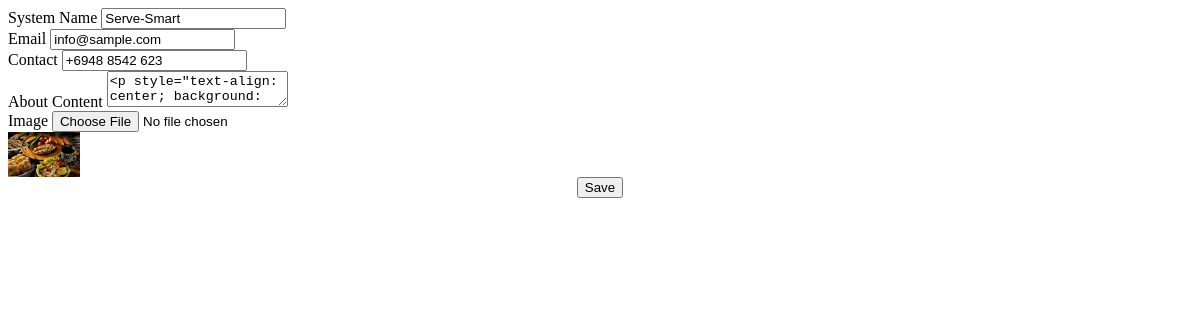
The page /admin/site_settings.php on the database as committed earlier.
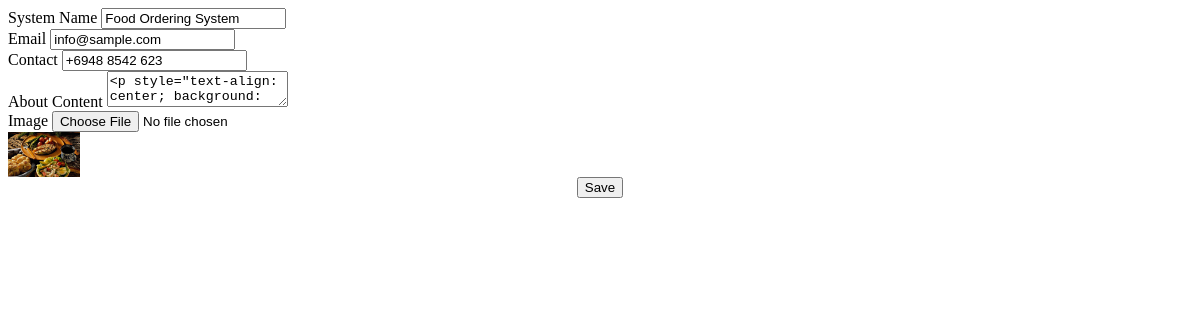
The same page on the database as committed later.
### tables this page shows
CREATE TABLE `system_settings` (
  `id` int(30) NOT NULL,
  `name` text NOT NULL,
  `email` varchar(200) NOT NULL,
  `contact` varchar(20) NOT NULL,
  `cover_img` text NOT NULL,
  `about_content` text NOT NULL
);

### admin/site_settings.php (the view, shortened to what this page needs)
<?php
include 'db_connect.php';
$qry = $conn->query("SELECT * from system_settings limit 1");
if($qry->num_rows > 0){
	foreach($qry->fetch_array() as $k => $val){
		$meta[$k] = $val;
	}
}
 ?>
<div class="container-fluid">
	<div class="card col-lg-12">
		<div class="card-body">
			<form action="" id="manage-settings">
				<div class="form-group">
					<label for="name" class="control-label">System Name</label>
					<input type="text" class="form-control" id="name" name="name" value="<?php echo isset($meta['name']) ? $meta['name'] : '' ?>" required>
				</div>
				<div class="form-group">
					<label for="email" class="control-label">Email</label>
					<input type="email" class="form-control" id="email" name="email" value="<?php echo isset($meta['email']) ? $meta['email'] : '' ?>" required>
				</div>
				<div class="form-group">
					<label for="contact" class="control-label">Contact</label>
					<input type="text" class="form-control" id="contact" name="contact" value="<?php echo isset($meta['contact']) ? $meta['contact'] : '' ?>" required>
				</div>
				<div class="form-group">
					<label for="about" class="control-label">About Content</label>
					<textarea name="about" class="text-jqte"><?php echo isset($meta['about_content']) ? $meta['about_content'] : '' ?></textarea>
				</div>
				<div class="form-group">
					<label for="" class="control-label">Image</label>
					<input type="file" class="form-control" name="img" onchange="displayImg(this,$(this))">
				</div>
				<div class="form-group">
					<img src="<?php echo isset($meta['cover_img']) ? '../assets/img/'.$meta['cover_img'] :'' ?>" alt="" id="cimg">
				</div>
				<center>
					<button class="btn btn-info btn-primary btn-block col-md-2">Save</button>
				</center>
			</form>
		</div>
	</div>
</div>

### admin/site_settings.php (style rules this page uses)
img#cimg { max-height: 10vh; max-width: 6vw; }

Rows that differ between the two databases and show on the page:
changed system_settings "info@sample.com": name "Serve-Smart" → "Food Ordering System"
